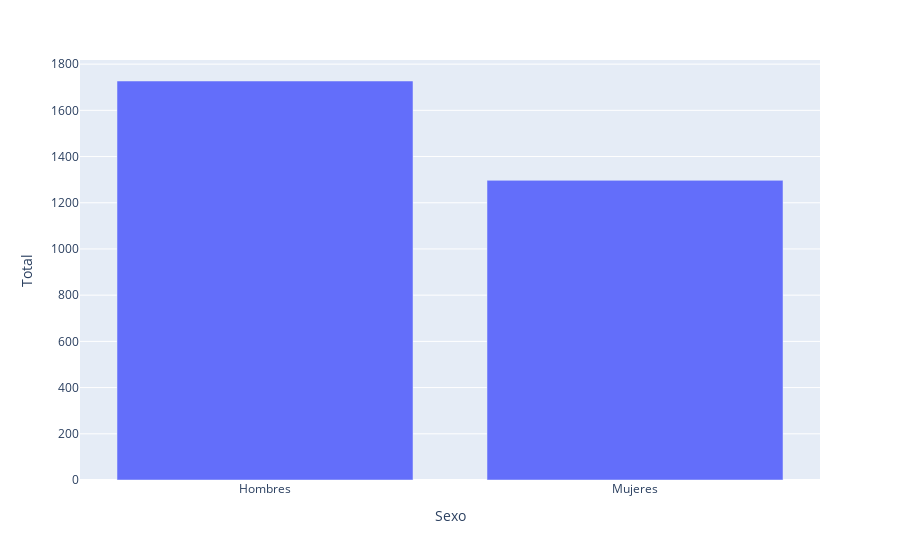

The cell this chart's notebook holds for it:
### Code cell
# Total de muertos cada año por 'Tumor maligno del encéfalo'
df_tumor = df_sin_totalsexo[(df_sin_totalsexo['cause_name'] == 'Tumor maligno del encéfalo') & (df_sin_totalsexo['Periodo'] == 2018) & (df_sin_totalsexo['Edad'] == 'Todas las edades')]

#graph
px.bar(data_frame=df_tumor, x='Sexo', y='Total')

### Figure 1 — Plotly figure (JSON) as saved in the notebook; plotly's stock layout.template omitted (floating-point values rounded to 4 significant figures)
{"data": [{"alignmentgroup": "True", "hovertemplate": "Sexo=%{x}<br>Total=%{y}<extra></extra>", "legendgroup": "", "marker": {"color": "#636efa"}, "name": "", "offsetgroup": "", "orientation": "v", "showlegend": false, "textposition": "auto", "type": "bar", "x": ["Hombres", "Mujeres"], "xaxis": "x", "y": [1727, 1297], "yaxis": "y"}], "layout": {"autosize": true, "barmode": "relative", "legend": {"tracegroupgap": 0}, "margin": {"t": 60}, "xaxis": {"anchor": "y", "autorange": true, "domain": [0, 1], "range": [-0.5, 1.5], "title": {"text": "Sexo"}, "type": "category"}, "yaxis": {"anchor": "x", "autorange": true, "domain": [0, 1], "range": [0, 1818.0], "title": {"text": "Total"}, "type": "linear"}}}
